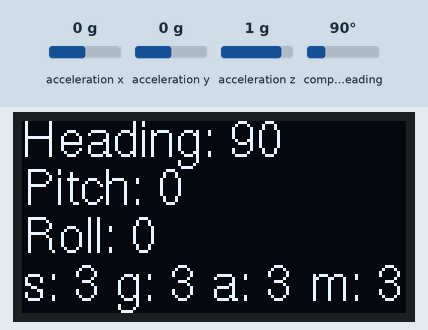
Simulated run of this sketch. Board: Arduino Uno, built with avr-gcc and run on an emulated ATmega328P. Parts: 128×64 one-colour display. Inputs (shaded band) come from the test bench; at power-on: acceleration x 0 g, acceleration y 0 g, acceleration z 1 g, compass heading 90°. What the sketch prints to the serial monitor is not drawn.

Above: at 2.7 s.
2.8 s: acceleration x set to -1.4 g
At 4.3 s:
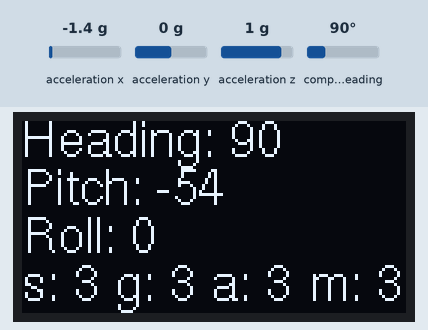
4.9 s: acceleration y set to -1.4 g
At 6.7 s:
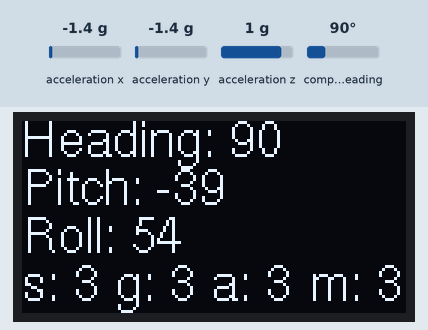
7.0 s: acceleration z set to -1.4 g
At 8.6 s:
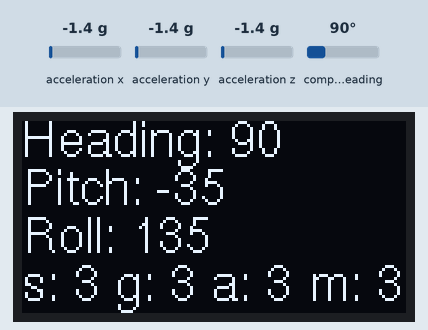
9.1 s: compass heading set to 7°
At 10.3 s:
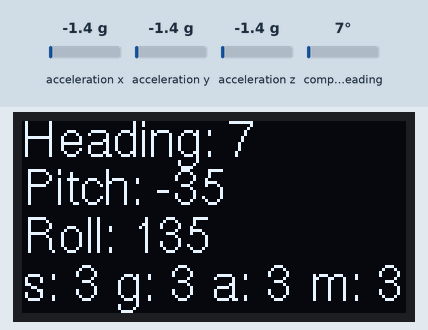
Timing chart, 0 to 12.1 s (numbered marks = the images above; inputs shaded):
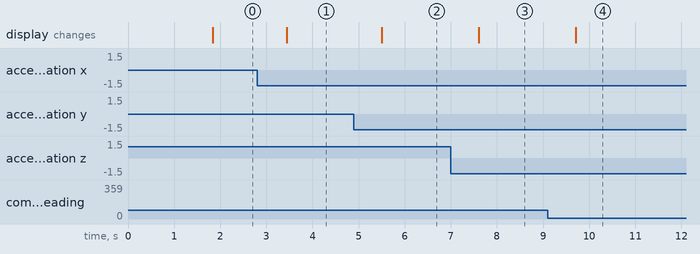

The sketch:

IMU_display.ino
```cpp
#include <Arduino.h>
#include <U8g2lib.h>
#include <Adafruit_BNO055.h>

/* Constructor */
U8G2_SSD1306_128X64_NONAME_2_HW_I2C u8g2(U8G2_R0);
Adafruit_BNO055 bno = Adafruit_BNO055();

/* u8g2.begin() is required and will sent the setup/init sequence to the display */
void setup(void) {
  Serial.begin(115200);
  u8g2.begin();

  if(!bno.begin()) {
    /* There was a problem detecting the BNO055 ... check your connections */
    Serial.print("Ooops, no BNO055 detected ... Check your wiring or I2C ADDR!");
    while(1);
  }

  delay(1000);

  /* Use external crystal for better accuracy */
  bno.setExtCrystalUse(true);

  /* Display some basic information on this sensor */
  displaySensorDetails();
}


void loop(void) {
  sensors_event_t event;
  uint8_t sys, gyro, accel, mag = 0;

  bno.getEvent(&event);
  bno.getCalibration(&sys, &gyro, &accel, &mag);

  char buf[20];
  u8g2.firstPage();
  do {
    u8g2.setFont(u8g2_font_helvR12_tr);

    sprintf(buf, "Heading: %d", (int)((float)event.orientation.x));
    u8g2.drawStr(0, 12, buf);

    sprintf(buf, "Pitch: %d", (int)((float)event.orientation.y));
    u8g2.drawStr(0, 28, buf);

    sprintf(buf, "Roll: %d", (int)((float)event.orientation.z));
    u8g2.drawStr(0, 44, buf);

    sprintf(buf, "s: %d g: %d a: %d m: %d", sys, gyro, accel, mag);
    u8g2.drawStr(0, 60, buf);
  } while ( u8g2.nextPage() );


  delay(100);
}


void displaySensorDetails(void)
{
  sensor_t sensor;
  bno.getSensor(&sensor);
  Serial.println("------------------------------------");
  Serial.print  ("Sensor:       "); Serial.println(sensor.name);
  Serial.print  ("Driver Ver:   "); Serial.println(sensor.version);
  Serial.print  ("Unique ID:    "); Serial.println(sensor.sensor_id);
  Serial.print  ("Max Value:    "); Serial.print(sensor.max_value); Serial.println(" xxx");
  Serial.print  ("Min Value:    "); Serial.print(sensor.min_value); Serial.println(" xxx");
  Serial.print  ("Resolution:   "); Serial.print(sensor.resolution); Serial.println(" xxx");
  Serial.println("------------------------------------");
  Serial.println("");
  delay(500);
}
```

Measured:
- after the input at 2.8 s, the display: changes after 0.64 s (image 1)
- after the input at 4.9 s, the display: changes after 0.60 s (image 2)
- after the input at 7.0 s, the display: changes after 0.60 s (image 3)
- after the input at 9.1 s, the display: changes after 0.61 s (image 4)
